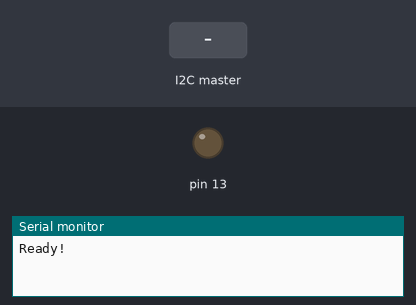
Recording of a sketch running on a simulated Arduino Uno, built with avr-gcc and run on an emulated ATmega328P. On the bench: output pins drawn as LEDs (lit = HIGH), the last lines printed to the serial monitor. Inputs (shaded band) come from the test bench.

Above: at 1.2 s.
1.3 s: the I2C master sends the byte 1
At 1.6 s:
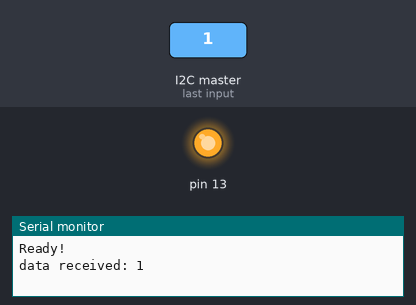
2.8 s: the I2C master sends the byte 0
At 4.0 s:
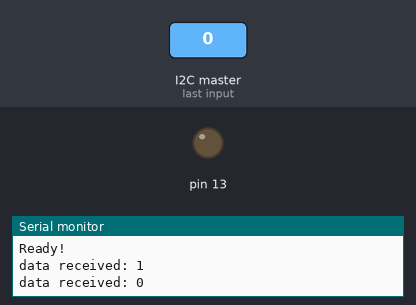
Timing chart, 0 to 5.8 s (numbered marks = the images above; inputs shaded):
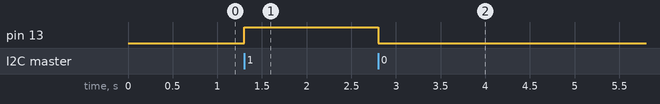

The sketch:

Teste2_I2C_LED.ino
```cpp
//ACENDE LED I2C
//Código retirado de https://oscarliang.com/raspberry-pi-arduino-connected-i2c/


#include "Wire.h"

#define SLAVE_ADDRESS 0x04
int number = 0;
int state = 0;


void setup() {
  pinMode(13, OUTPUT);
  Serial.begin(9600); // start serial for output
  // initialize i2c as slave
  Wire.begin(SLAVE_ADDRESS);

  // define callbacks for i2c communication
  Wire.onReceive(receiveData);
  //Wire.onRequest(sendData);

  Serial.println("Ready!");
}

void loop() {

  delay(100);
}

// callback for received data

void receiveData(int byteCount){

  while(Wire.available()) {
      number = Wire.read();
      if (number == 0x1){
          digitalWrite(13, HIGH);
          delay(1000);
      }
      else if (number == 0x0){
          digitalWrite(13, LOW);
          delay(1000);
      }
      /*
      if (state == 0){
         // set the LED on
        state = 1;
      } else {
        digitalWrite(13, LOW); // set the LED off
        state = 0;
      }
      */
      Serial.print("data received: ");
      Serial.println(number);
    }


  }

/*
// callback for sending data
void sendData(){
  Wire.write(number*2);
}*/
```

Measured:
- after the input at 1.3 s, pin 13: LOW → HIGH at once
- after the input at 2.8 s, pin 13: HIGH → LOW at once
